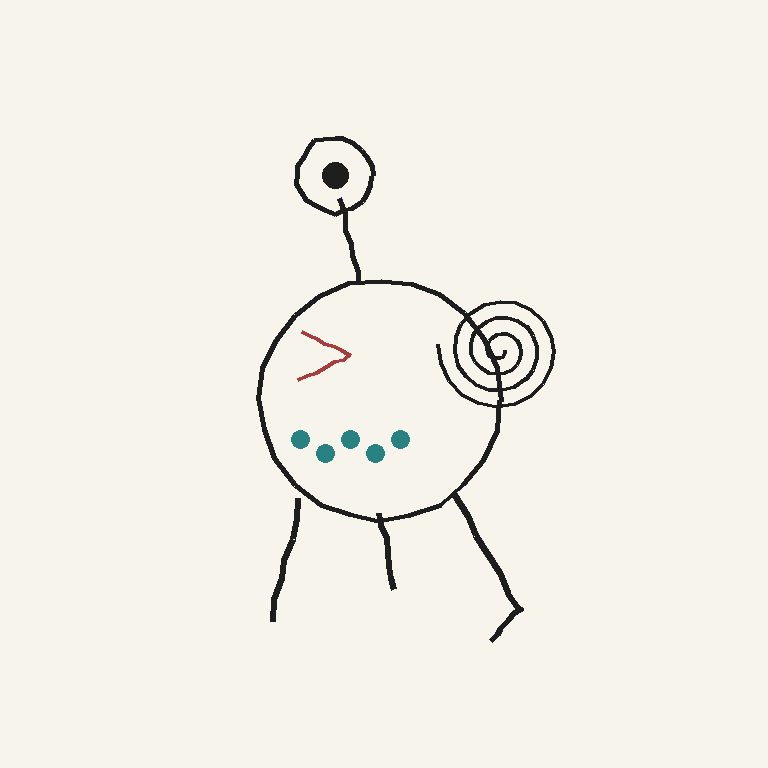
#> input picture forge/samples/in-grub.png, 768 x 768 px
$ python body.py ../samples/in-grub.png ../samples/in-knight.png 5 5
#> lines starting #> are read from the running program, lines starting #| are printed output that depends on the picture
#!/usr/bin/env python3
"""Draw the body line on the idle cell: body.py <idle.png> <out.png> <feetPx> <topPx>.

The band from `topPx` to `feetPx` is what `stats.height` measures; anything drawn above it is a prop.
"""
import sys
from PIL import Image, ImageDraw

src, out, feet, top = sys.argv[1], sys.argv[2], int(sys.argv[3]), int(sys.argv[4])
cell = Image.open(src).convert("RGBA")
im = Image.new("RGBA", cell.size, (244, 239, 228, 255))
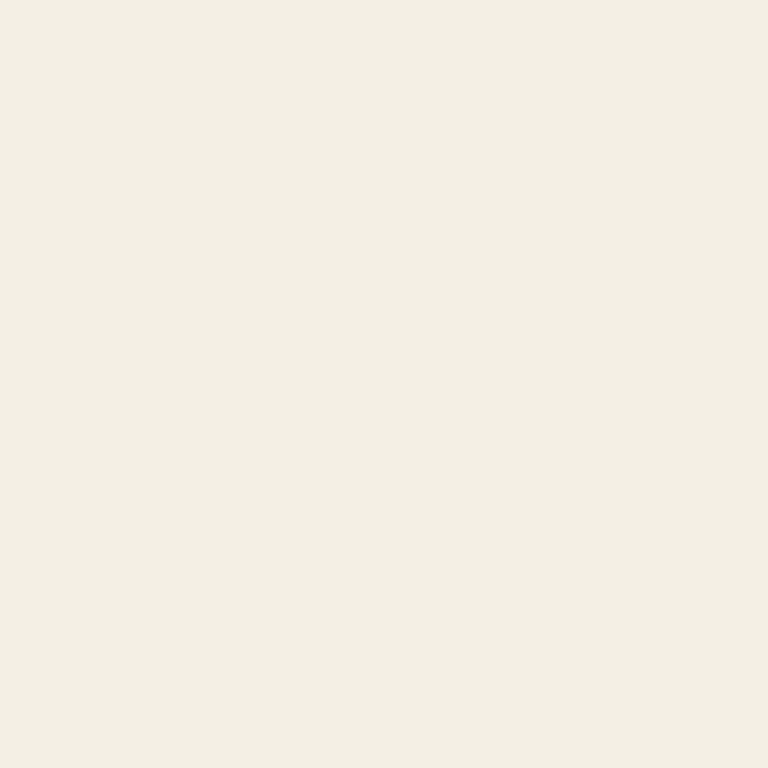
#> im: PIL image 768x768 RGBA; mean R, G, B, A 244, 239, 228, 255
d = ImageDraw.Draw(im)
d.rectangle([0, top, cell.width, feet], fill=(120, 200, 140, 70))
im.alpha_composite(cell)
d = ImageDraw.Draw(im)
for y, c in ((top, (220, 40, 30, 255)), (feet, (40, 40, 40, 255))):
    d.line([(0, y), (cell.width, y)], fill=c, width=2)
d.text((6, max(0, top - 14)), f"top of body, row {top}", fill=(220, 40, 30, 255))
d.text((6, min(cell.height - 14, feet + 4)), f"feet, row {feet}  (body {feet - top}px = stats.height)", fill=(40, 40, 40, 255))
im.convert("RGB").save(out)
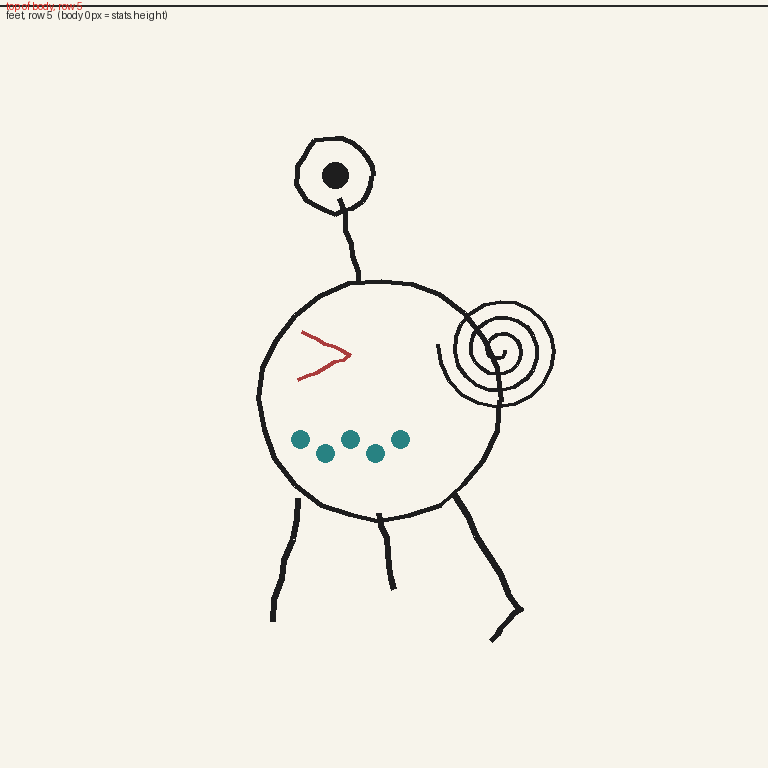
#> saved as in-knight.png: PIL image 768x768 RGB; mean R, G, B 241.9, 239, 230.2

$ run again, on forge/samples/in-tank.png
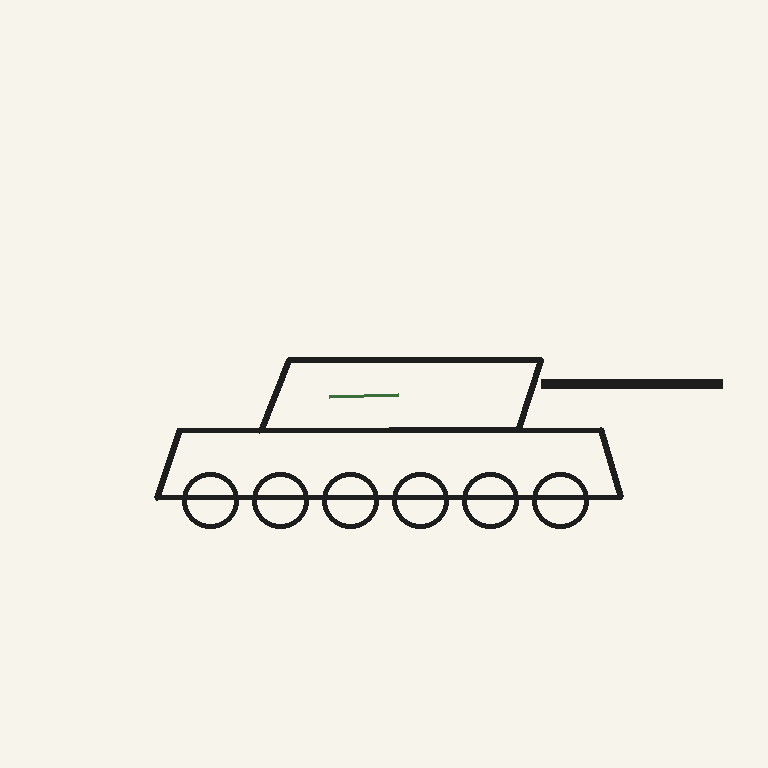
#> input picture forge/samples/in-tank.png, 768 x 768 px
#> `im.convert("RGB").save(out)`:
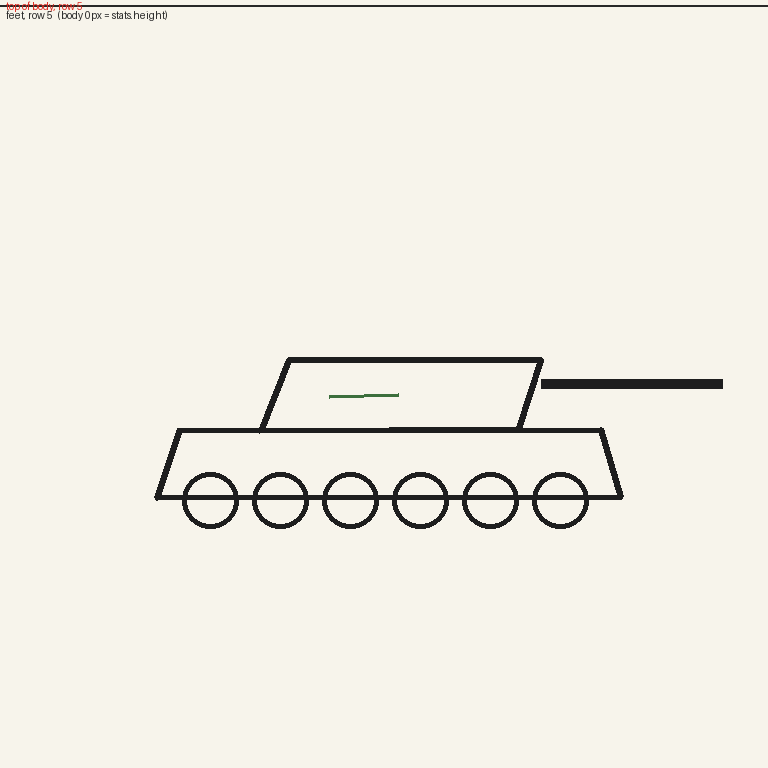
#> saved as in-tank.png: PIL image 768x768 RGB; mean R, G, B 241, 238.1, 229.3
